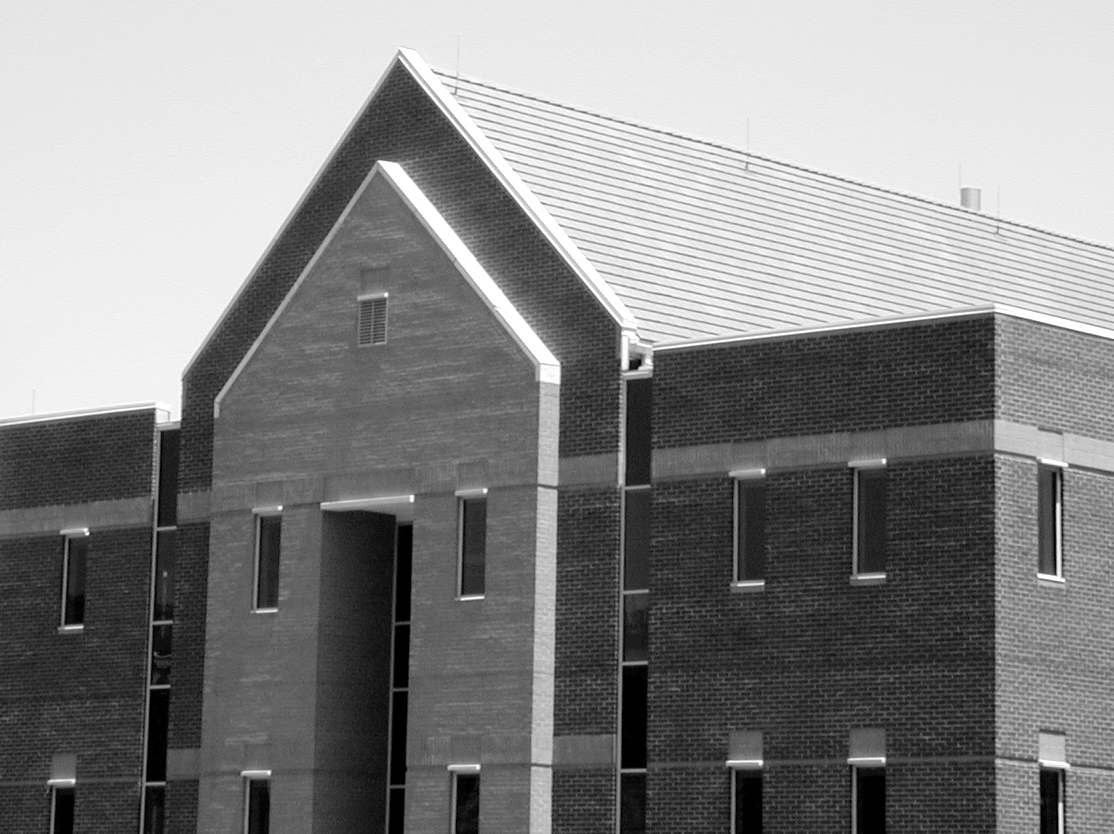
%> input picture Topic 06 - Image Segmentation/CODES/Fig1016(a)(building_original).tif, 1114 x 834 px
$ octave s44Canny.m   (GNU Octave 9; MATLAB toolbox functions it lacks are replaced by stand-ins)
%> lines starting %> are read from the running program, lines starting %| are printed output that depends on the picture; in (x1, y1, x2, y2) boxes, pixels count from 0 and x2, y2 are one past the last pixel; in counts of white or black regions, pixels touching at a corner belong together; the program's own positions count from 1
%%%%%%%%%%%%%%%%%%%%%%%%%%%%%%%%%%%%%%%%%%%%%
% Autor: Alexandre Zaghetto                 %
% Data: 01/06/2017                          %
% Local: McGill University                  %
%%%%%%%%%%%%%%%%%%%%%%%%%%%%%%%%%%%%%%%%%%%%%
% Canny edge detector                       %
% Gonzalez 3rd Ed. pg. 719                  %
%%%%%%%%%%%%%%%%%%%%%%%%%%%%%%%%%%%%%%%%%%%%%

clear all
close all
clc

% Load image
I = imread('Fig1016(a)(building_original).tif');
%> I is the input picture: size 834x1114 uint8; min 0, max 255, mean 133.3

% Canny

% BW = edge(I,'Canny',threshold)
% threshold is a two-element vector in which the first element is the
% low threshold, and the second element is the high threshold.
% If you specify a scalar, edge uses this value for the high value
% and uses threshold*0.4 for the low threshold.

BW = edge(I,'Canny',[0.04 0.39]);
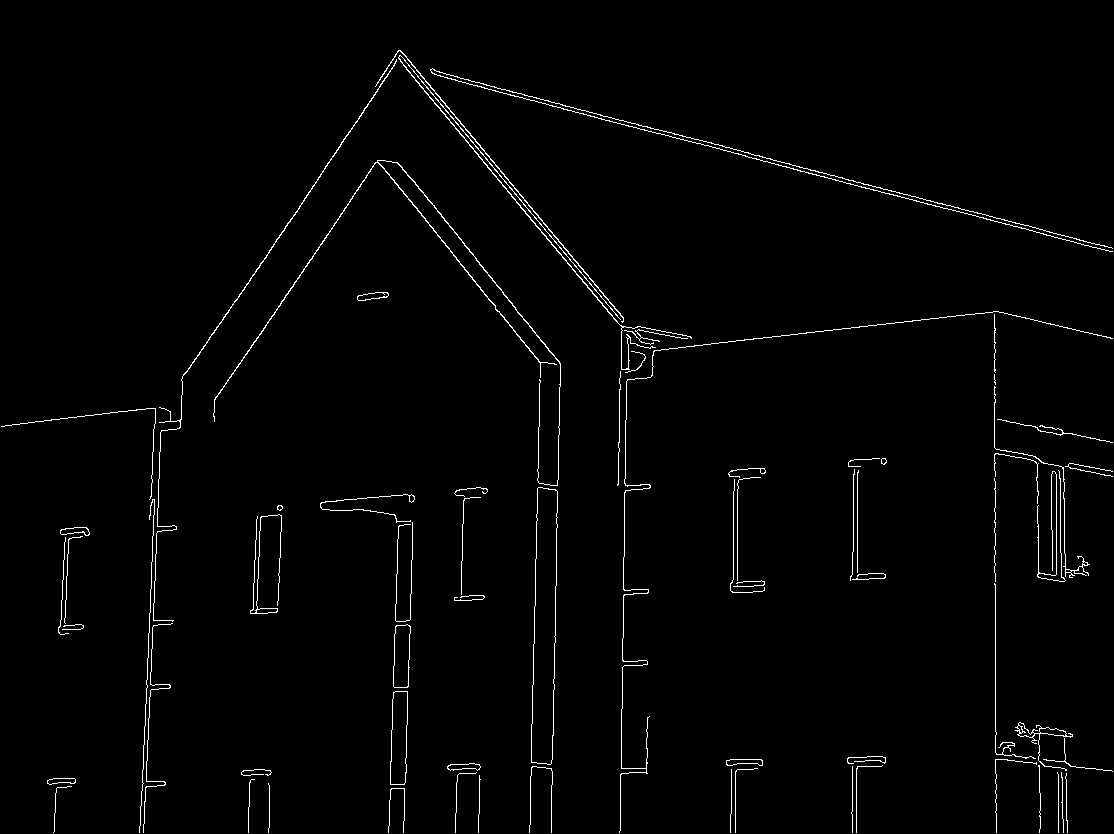
%> BW: size 834x1114 logical; 1.6% white in thin lines or dots
imshow(BW)


I = imread('Fig1026(a)(headCT-Vandy).tif');
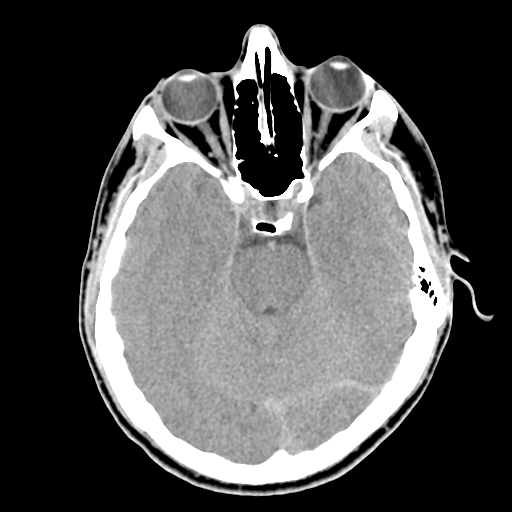
%> input picture Topic 06 - Image Segmentation/CODES/Fig1026(a)(headCT-Vandy).tif, 512 x 512 px
%> I is the input picture: size 512x512 uint8; min 0, max 255, mean 80.4
figure
BW = edge(I,'Canny',[0.04 0.39]);
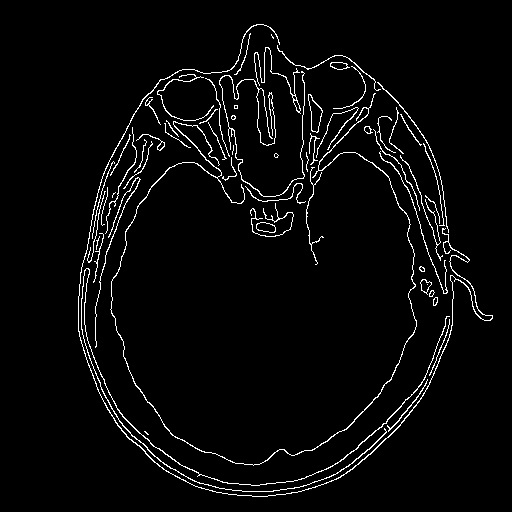
%> BW: size 512x512 logical; 3.5% white in thin lines or dots, all inside (x1, y1, x2, y2) = (78, 24, 493, 497)
imshow(BW)
